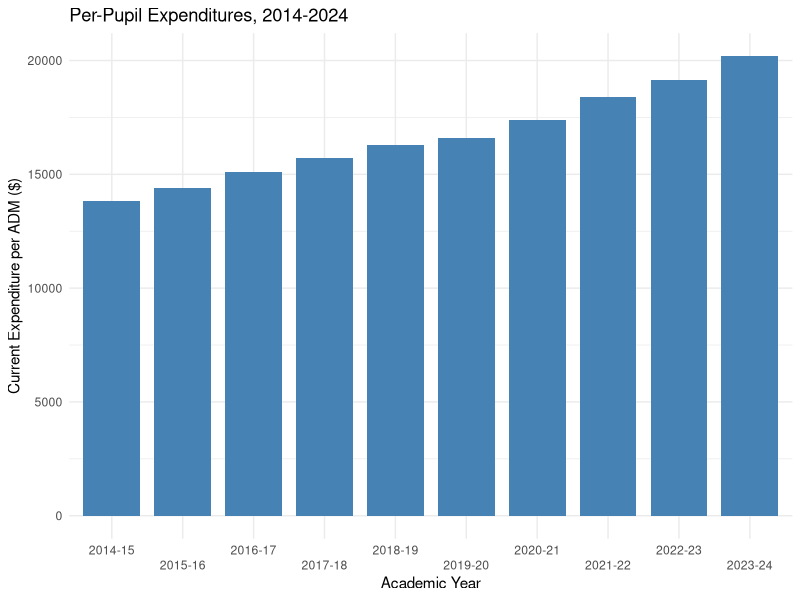
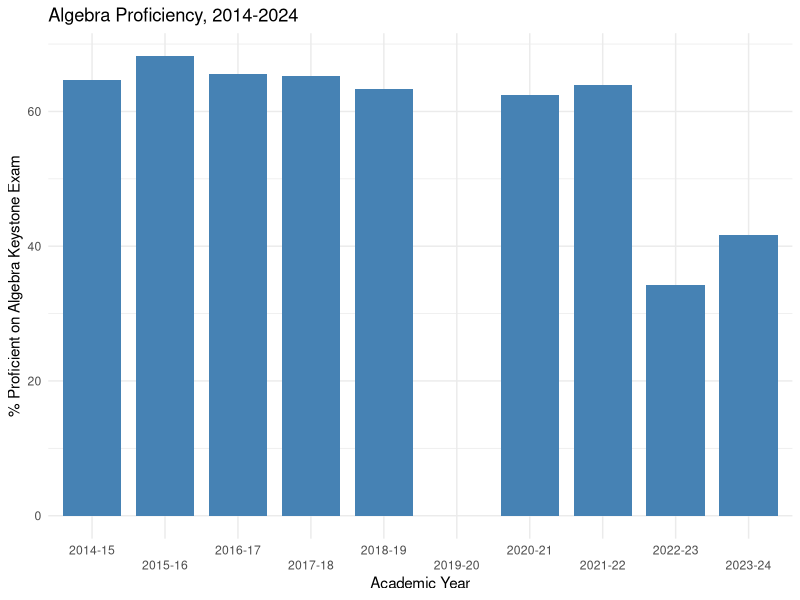
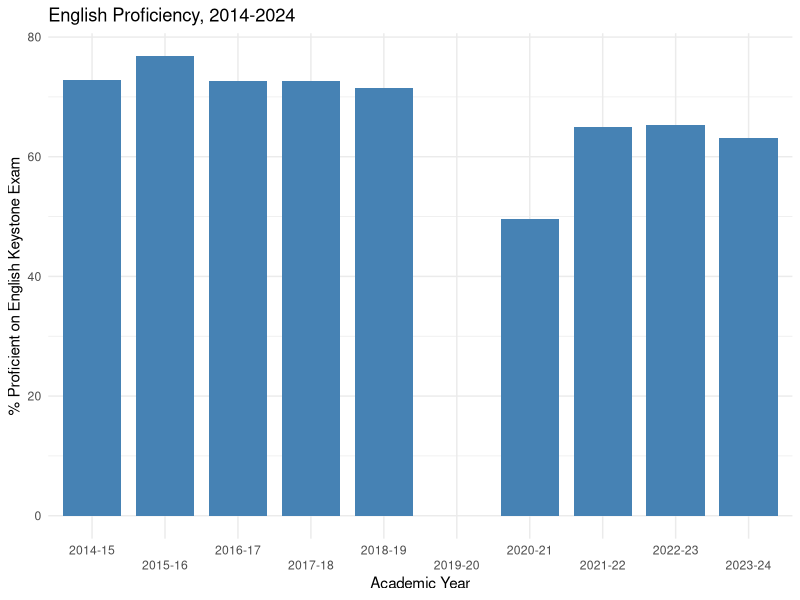
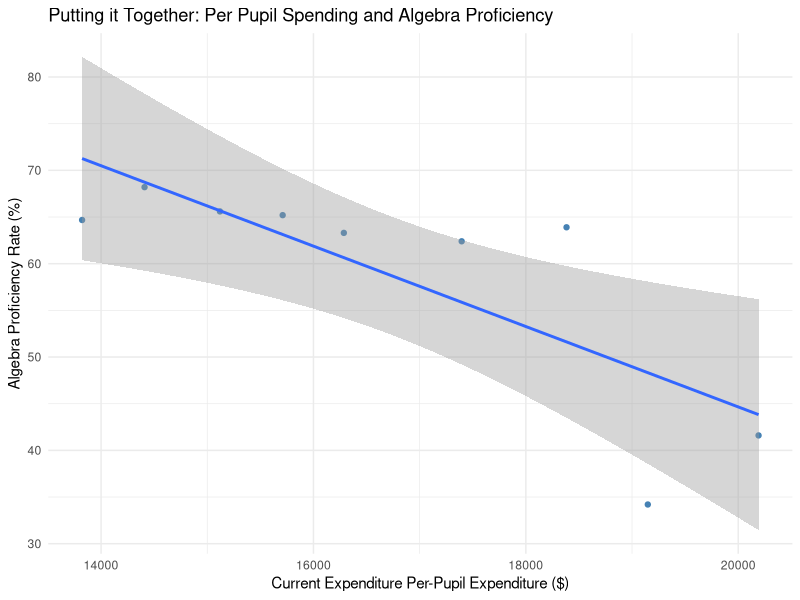
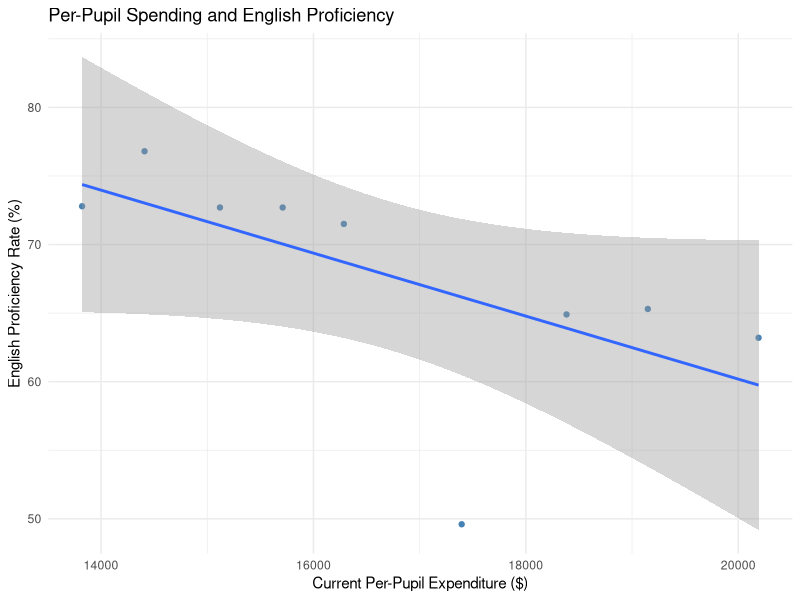
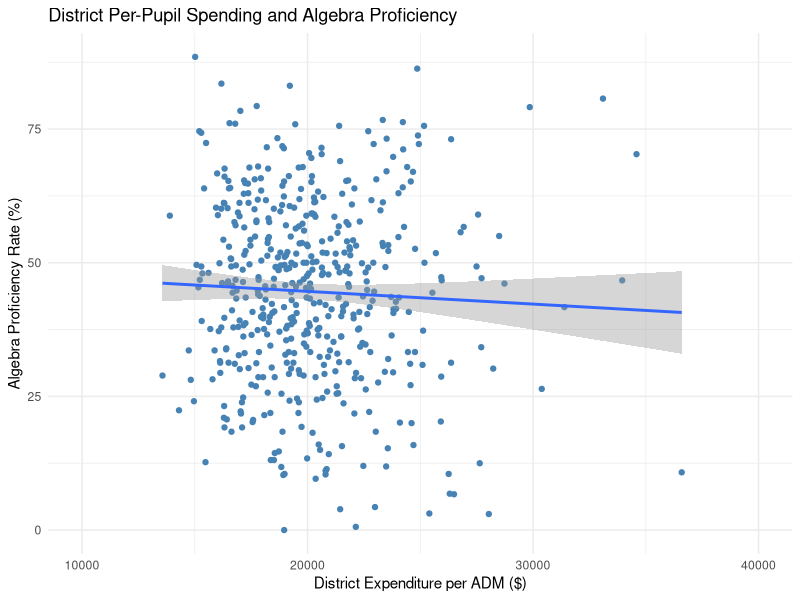
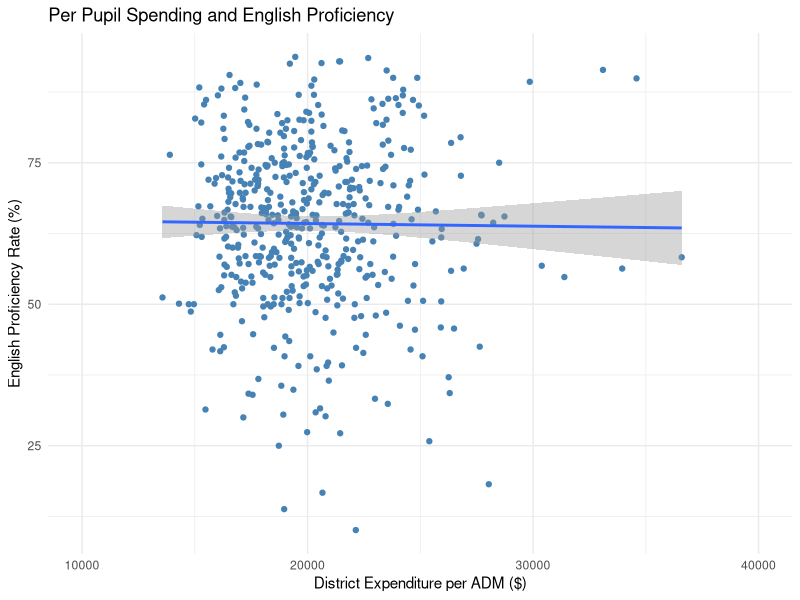
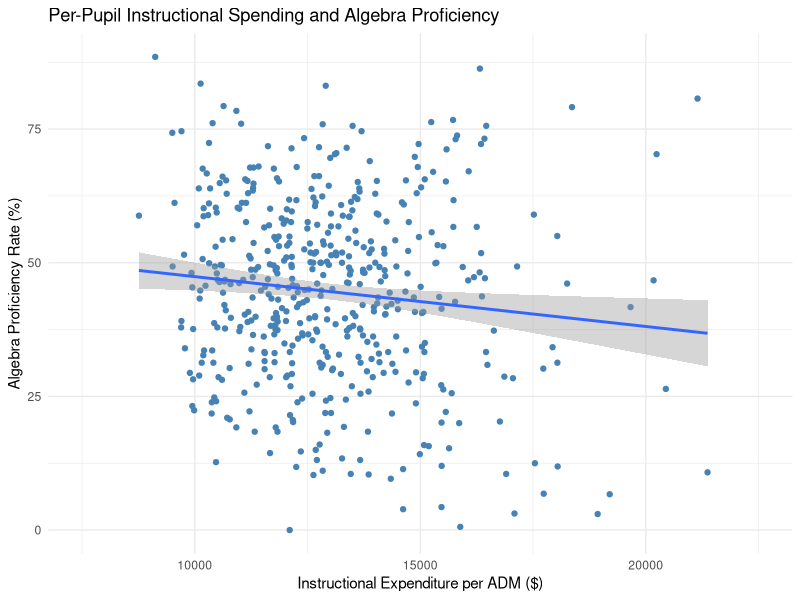

These charts were generated, in order, by the following R code:
## ---- chunk 1
#| message: false
#| warning: false
library(tidyverse)
library(knitr)
keystone <- read_csv("./data/keystone.csv")
snapshot2024 <- read_csv("./data/snapshot2024.csv")
## ---- chunk 2
#Broad overview to get a sense of the data
head(keystone)

#Number of rows (observations)
nrow(keystone)

#Number of columns (vairables)
ncol(keystone)
## ---- chunk 3
#Broad overview to get a sense of the data
head(snapshot2024)

#Number of rows (observations)
nrow(snapshot2024)

#Number of columns (vairables)
ncol(snapshot2024)

## ---- chunk 4
summary_2024 <- summary(snapshot2024[,-c(1,2)])

summary_2024 |>
  kable(
    col.names = c("Total Expense per ADM",
                  "Instruction per ADM", "Algebra Proficiency",
                  "Biology Proficiency", "English Proficiency"),
    digits = 2,
    caption = "Summary Statistics for 2023-24 Spending and Exam Score Data"
  )
## ---- chunk 5
#| message: false
#| warning: false
library(scales)
ggplot(keystone, aes(x=year, y=tot_current_per_adm)) +
geom_col(width=0.8, fill="steelblue") +
  labs(title = "Per-Pupil Expenditures, 2014-2024") +
  labs(x = "Academic Year", y = "Current Expenditure per ADM ($)") +
  scale_x_discrete(guide = guide_axis(n.dodge = 2)) +
  theme_minimal()
## ---- chunk 6
#| message: false
#| warning: false
library(scales)
ggplot(keystone, aes(x=year, y=tot_prof_alg)) +
geom_col(width=0.8, fill="steelblue") +
  labs(title = "Algebra Proficiency, 2014-2024") +
  labs(x = "Academic Year", y = "% Proficient on Algebra Keystone Exam") +
  scale_x_discrete(guide = guide_axis(n.dodge = 2)) +
  theme_minimal()
## ---- chunk 7
#| message: false
#| warning: false
library(scales)
ggplot(keystone, aes(x=year, y=tot_prof_eng)) +
geom_col(width=0.8, fill="steelblue") +
  labs(title = "English Proficiency, 2014-2024") +
  labs(x = "Academic Year", y = "% Proficient on English Keystone Exam") +
  scale_x_discrete(guide = guide_axis(n.dodge = 2)) +
  theme_minimal()
## ---- chunk 8
#| message: false
#| warning: false
#Plotting per-pupil spending and algebra proficiency rate
ggplot(keystone,
aes(tot_current_per_adm, tot_prof_alg)) +
  geom_point(color = "steelblue") +
  geom_smooth(method = "lm") +
  labs(x = "Current Expenditure Per-Pupil Expenditure ($)", y = "Algebra Proficiency Rate (%)",
       title = "Putting it Together: Per Pupil Spending and Algebra Proficiency") +
  theme_minimal()

#Simple regression
algebra_lm <- lm(tot_prof_alg ~ tot_current_per_adm, data = keystone)
summary(algebra_lm)

#Correlation coefficient
coef_alg <- cor(keystone$tot_current_per_adm, keystone$tot_prof_alg, use="complete.obs")
coef_alg
## ---- chunk 9
#| message: false
#| warning: false
#Plotting per-pupil spending and algebra proficiency rate
ggplot(keystone,
aes(tot_current_per_adm, tot_prof_eng)) +
  geom_point(color = "steelblue") +
  geom_smooth(method = "lm") +
  labs(x = "Current Per-Pupil Expenditure ($)", y = "English Proficiency Rate (%)",
       title = "Per-Pupil Spending and English Proficiency") +
  theme_minimal()

#Simple regression
english_lm <- lm(tot_prof_eng ~ tot_current_per_adm, data = keystone)
summary(english_lm)

#Correlation coefficient
coef_eng <- cor(keystone$tot_current_per_adm, keystone$tot_prof_eng,
                use="complete.obs")
coef_eng
## ---- chunk 10
#| message: false
#| warning: false
#Plotting 2023-24 per-pupil spending and algebra proficiency rate
ggplot(snapshot2024,
aes(current_per_adm, prof_alg)) +
  geom_point(color = "steelblue") +
  xlim(10000,40000) +
  geom_smooth(method = "lm") +
  labs(x = "District Expenditure per ADM ($)", y = "Algebra Proficiency Rate (%)",
       title = "District Per-Pupil Spending and Algebra Proficiency") +
  theme_minimal()

#Simple regression
alg2024_lm <- lm(prof_alg ~ current_per_adm, data = snapshot2024)
summary(alg2024_lm)

#Correlation coefficient
coef_alg2024 <- cor(snapshot2024$current_per_adm, snapshot2024$prof_alg, use="complete.obs")
coef_alg2024
## ---- chunk 11
#Plotting 2023-24 per-pupil spending and English proficiency rate
ggplot(snapshot2024,
aes(current_per_adm, prof_eng)) +
  geom_point(color = "steelblue") +
  xlim(10000,40000) +
  geom_smooth(method = "lm") +
  labs(x = "District Expenditure per ADM ($)", y = "English Proficiency Rate (%)",
       title = "Per Pupil Spending and English Proficiency") +
  theme_minimal()

#Simple regression
eng2024_lm <- lm(prof_eng ~ current_per_adm, data = snapshot2024)
summary(eng2024_lm)

#Correlation coefficient
coef_eng2024 <- cor(snapshot2024$current_per_adm, snapshot2024$prof_eng, use="complete.obs")
coef_eng2024
## ---- chunk 12
#| message: false
#| warning: false
#Plotting 2023-24 per-pupil instructional spending and algebra proficiency rate
ggplot(snapshot2024,
aes(instruction_per_adm, prof_alg)) +
  geom_point(color = "steelblue") +
  xlim(7500, 22500) +
  geom_smooth(method = "lm") +
  labs(x = "Instructional Expenditure per ADM ($)", y = "Algebra Proficiency Rate (%)",
       title = "Per-Pupil Instructional Spending and Algebra Proficiency") +
  theme_minimal()

#Simple regression
alg_instruction_lm <- lm(prof_alg ~ instruction_per_adm, data = snapshot2024)
summary(alg_instruction_lm)

#Correlation coefficient
coef_alg_instruction <- cor(snapshot2024$instruction_per_adm, snapshot2024$prof_alg,
                            use="complete.obs")
coef_alg_instruction
## ---- chunk 13
#Reading in spreadsheet with added data 
snapshot2024_2 <- read_csv("./data/snapshot2024_2.csv")

#Plotting 2023-24 per-pupil spending and Algebra proficiency rate for black students 
ggplot(snapshot2024_2,
aes(current_per_adm, prof_alg_black)) +
  geom_point(color = "steelblue") +
  xlim(10000,40000) +
  geom_smooth(method = "lm") +
  labs(x = "District Expenditure per ADM ($)", y = "Algebra Proficiency Rate (%)",
       title = "Per Pupil Spending and Algebra Proficiency for Black Students") +
  theme_minimal()

#Simple regression
alg_black_lm <- lm(prof_alg_black ~ current_per_adm, data = snapshot2024_2)
summary(alg_black_lm)

#Correlation coefficient
coef_alg_black <- cor(snapshot2024_2$current_per_adm, snapshot2024_2$prof_alg_black, use="complete.obs")
coef_alg_black
## ---- chunk 14
#Plotting 2023-24 per-pupil spending and Algebra proficiency rate for
# economically disadvantaged students 
ggplot(snapshot2024_2,
aes(current_per_adm, prof_alg_dis)) +
  geom_point(color = "steelblue") +
  xlim(10000,40000) +
  geom_smooth(method = "lm") +
  labs(x = "District Expenditure per ADM ($)", y = "Algebra Proficiency Rate (%)",
       title = "Per Pupil Spending and Algebra Proficiency for Disadvantaged Students") +
  theme_minimal()

#Simple regression
alg_dis_lm <- lm(prof_alg_dis ~ current_per_adm, data = snapshot2024_2)
summary(alg_dis_lm)

#Correlation coefficient
coef_alg_dis <- cor(snapshot2024_2$current_per_adm, snapshot2024_2$prof_alg_dis, use="complete.obs")
coef_alg_dis
